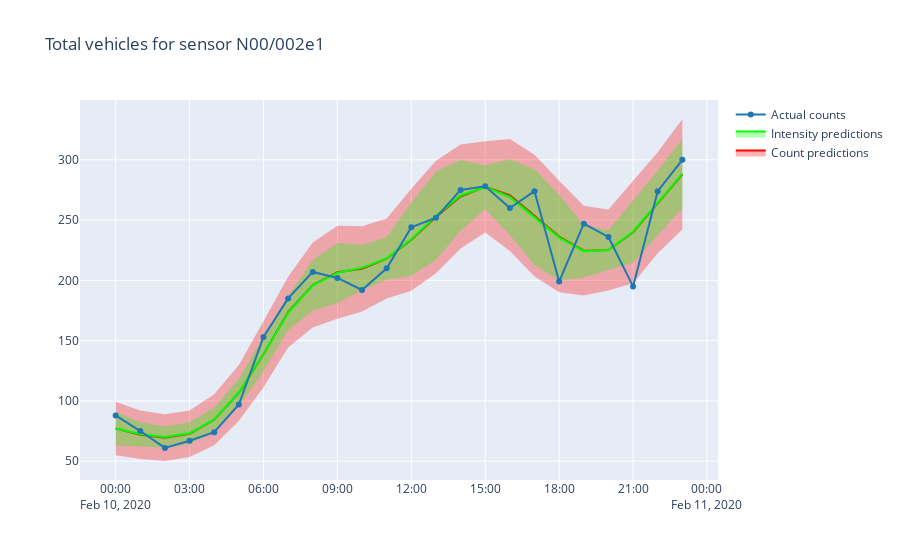

Write notebook code for a chart like this one.
### Code cell
# show a plot in more detail

detector_id = "N00/002e1"
kernel_id = "matern32_ls=1_v=1"

sensor_df = normal_df.loc[normal_df.detector_id==detector_id]
model = load_model_from_file(name, kernel_id, detector_id, prefix=prefix, xp_root=xpfp)
X, Y = load_processed_data_from_file(name, detector_id, prefix=prefix, xp_root=xpfp)

data = plotly_results(sensor_df, detector_id, model, X, num_samples=1000)
fig = go.Figure(data=data, layout=dict(title="Total vehicles for sensor {id}".format(id=detector_id)))
fig.show()
